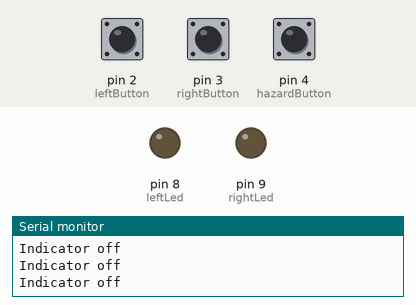
Simulated run of this sketch. Board: Arduino Uno, built with avr-gcc and run on an emulated ATmega328P. Parts: output pins drawn as LEDs (lit = HIGH), the last lines printed to the serial monitor. Dashed ring = blinking. The inputs (shaded band) are chosen by the test bench; at power-on: pin 2 (leftButton) HIGH, pin 3 (rightButton) HIGH, pin 4 (hazardButton) HIGH.

Above: at 1.2 s.
1.3 s: pin 2 (leftButton) pulled LOW for 3.2 s
At 1.8 s:
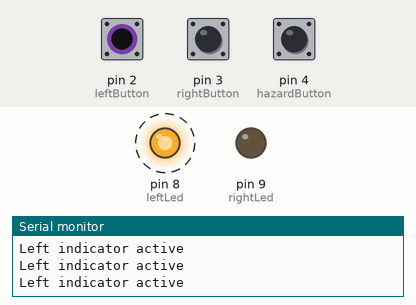
6.0 s: pin 3 (rightButton) pulled LOW for 1 s
At 6.9 s:
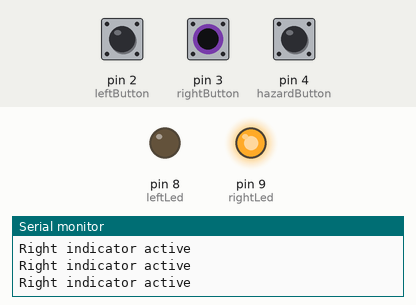
8.5 s: pin 4 (hazardButton) pulled LOW for 3.2 s
At 8.8 s:
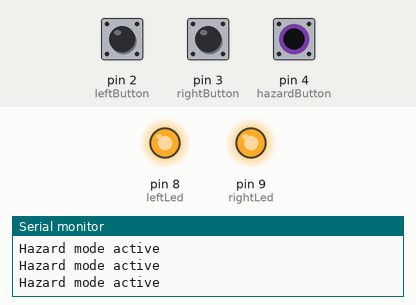
13.2 s: pin 3 (rightButton) pulled LOW for 3.2 s
At 16.3 s:
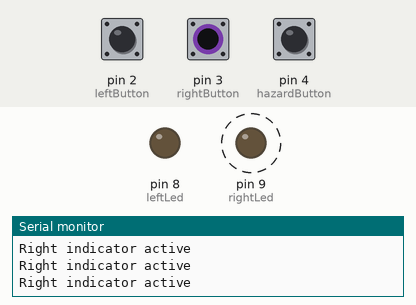
Timing chart, 0 to 17.8 s (numbered marks = the images above; inputs shaded):
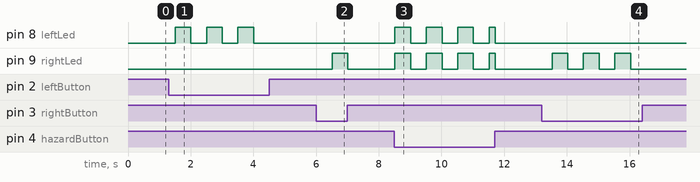

The sketch:

indicator_ecu_uno.ino
```cpp
// Automotive Indicator Control ECU Demo
// Board: Arduino Uno

const int leftButton = 2;
const int rightButton = 3;
const int hazardButton = 4;

const int leftLed = 8;
const int rightLed = 9;

unsigned long previousMillis = 0;
const long blinkInterval = 500;

bool ledState = false;

void setup() {
  pinMode(leftButton, INPUT_PULLUP);
  pinMode(rightButton, INPUT_PULLUP);
  pinMode(hazardButton, INPUT_PULLUP);

  pinMode(leftLed, OUTPUT);
  pinMode(rightLed, OUTPUT);

  Serial.begin(9600);
  Serial.println("Indicator Control ECU Started");
}

void loop() {
  bool leftPressed = digitalRead(leftButton) == LOW;
  bool rightPressed = digitalRead(rightButton) == LOW;
  bool hazardPressed = digitalRead(hazardButton) == LOW;

  unsigned long currentMillis = millis();

  if (currentMillis - previousMillis >= blinkInterval) {
    previousMillis = currentMillis;
    ledState = !ledState;
  }

  if (hazardPressed) {
    digitalWrite(leftLed, ledState);
    digitalWrite(rightLed, ledState);
    Serial.println("Hazard mode active");
  }
  else if (leftPressed) {
    digitalWrite(leftLed, ledState);
    digitalWrite(rightLed, LOW);
    Serial.println("Left indicator active");
  }
  else if (rightPressed) {
    digitalWrite(leftLed, LOW);
    digitalWrite(rightLed, ledState);
    Serial.println("Right indicator active");
  }
  else {
    digitalWrite(leftLed, LOW);
    digitalWrite(rightLed, LOW);
    Serial.println("Indicator off");
  }

  delay(100);
}
```

Measured:
- after the input at 1.3 s, pin 8 (leftLed): alternates HIGH for 0.50 s and LOW for 0.50 s, 6 changes in all, then stays LOW, starting after 0.20 s
- after the input at 6.0 s, pin 9 (rightLed): LOW → HIGH after 0.51 s, → LOW 0.50 s later
- after the input at 8.5 s, pin 8 (leftLed), pin 9 (rightLed): goes 3 × (HIGH 0.50 s, LOW 0.50 s), HIGH 0.20 s, then LOW, starting at once
- after the input at 13.2 s, pin 9 (rightLed): alternates HIGH for 0.50 s and LOW for 0.50 s, 6 changes in all, then stays LOW, starting after 0.33 s
